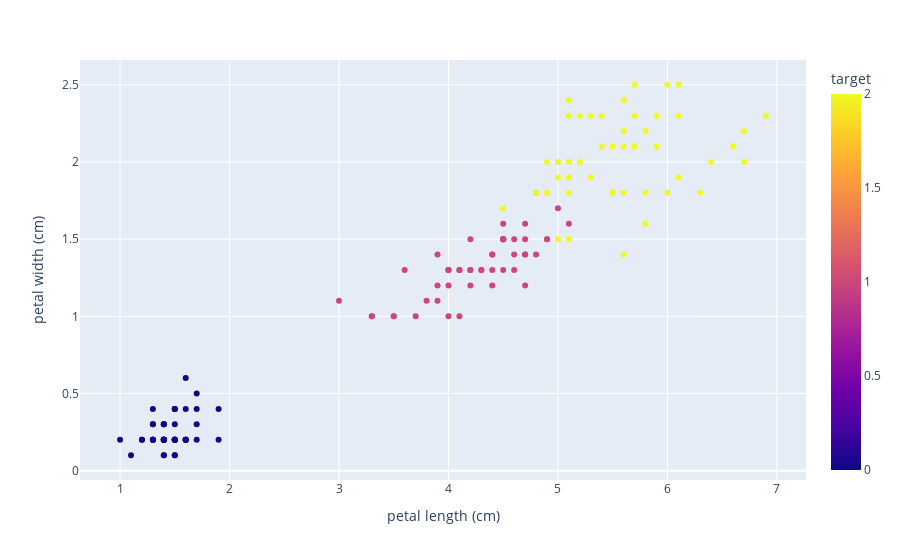

The notebook cell this image was saved under:
### Code cell
fig_scatter = px.scatter(dados, x="petal length (cm)", y="petal width (cm)", color="target")
fig_scatter.show()

### Figure 1 — Plotly figure (JSON) as saved in the notebook; plotly's stock layout.template omitted (floating-point values rounded to 4 significant figures; data arrays with more than 128 entries replaced by an {"elided": "..."} marker saying what was removed)
{"data": [{"hovertemplate": "petal length (cm)=%{x}<br>petal width (cm)=%{y}<br>target=%{marker.color}<extra></extra>", "legendgroup": "", "marker": {"color": {"elided": "150 int values"}, "coloraxis": "coloraxis", "symbol": "circle"}, "mode": "markers", "name": "", "orientation": "v", "showlegend": false, "type": "scatter", "x": {"elided": "150 float values"}, "xaxis": "x", "y": {"elided": "150 float values"}, "yaxis": "y"}], "layout": {"coloraxis": {"colorbar": {"title": {"text": "target"}}, "colorscale": [[0, "#0d0887"], [0.1111, "#46039f"], [0.2222, "#7201a8"], [0.3333, "#9c179e"], [0.4444, "#bd3786"], [0.5556, "#d8576b"], [0.6667, "#ed7953"], [0.7778, "#fb9f3a"], [0.8889, "#fdca26"], [1, "#f0f921"]]}, "legend": {"tracegroupgap": 0}, "margin": {"t": 60}, "xaxis": {"anchor": "y", "domain": [0, 1], "title": {"text": "petal length (cm)"}}, "yaxis": {"anchor": "x", "domain": [0, 1], "title": {"text": "petal width (cm)"}}}}
